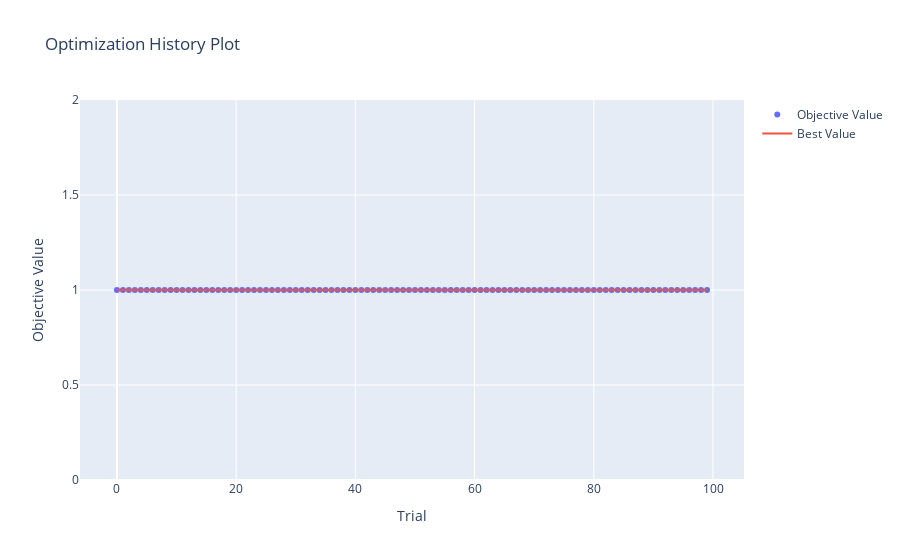

This figure's notebook cell:
### Code cell
from optuna.visualization import plot_optimization_history

plot_optimization_history(study_rf)
